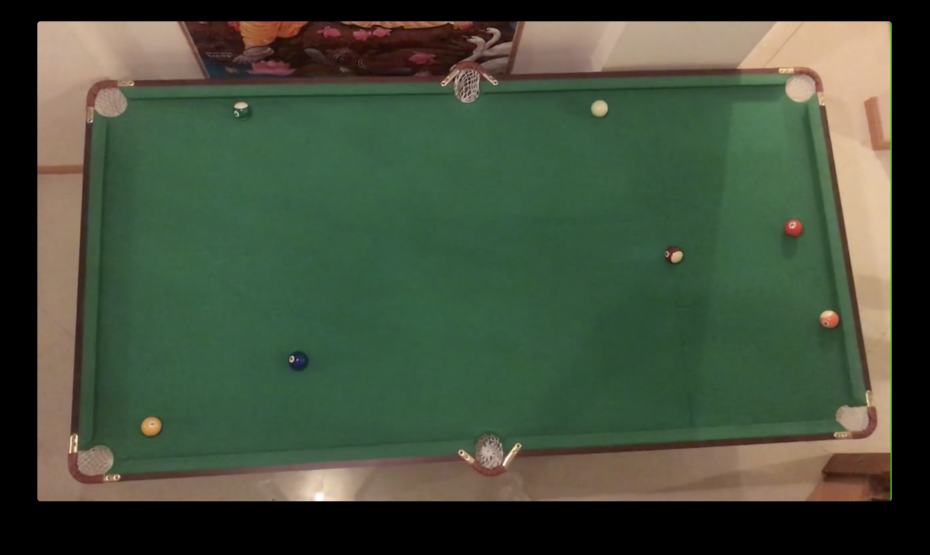
#> input picture 4BallSampleFrame2.png, 2788 x 1664 px (shown at 1/3 size)
$ python hsvTest.py ../4BallSampleFrame2.png
#> lines starting #> are read from the running program, lines starting #| are printed output that depends on the picture
### transform.py
import sys
import numpy as np
import cv2

HUE_MAX = 180    # open cv does this so it stays within a uint8
HUE_WINDOW = 10

GREY_SAT = 60

def isGrey(hsvPixel):
    return hsvPixel[1] < GREY_SAT

# ------------------------   GET THE FELT COLOR  --------------------------
# assume that the most common hue in a give window is the felt hue
# [23 lines left out: function findFeltHueAutomatic, not called in this run]


# ----------------------  Felt hue array  -----------------------------
# simply makes a lookup truth table for hue values
def isFeltHueArray(hue):

    # set those
    isFeltHue = [False] * HUE_MAX
    for w in range(HUE_WINDOW):
        isFeltHue[(hue + w - int(HUE_WINDOW/2) + HUE_MAX) % HUE_MAX] = True

    return isFeltHue


# ----------------------  Find the circles/balls  -----------------------------
# assumes the size of the balls don't change too much
# also assumes that the best matches are balls...
# [365 lines left out: functions getCircles, midPoint, getPockets, findBallRadiusAutomatic, getTableMask, getLargestBlob and 4 more, not called in this run]


# --------------- Increase the contrast of saturation values -------------------
# makes less saturated pixels appear even greyer, and more saturated pixels more saturated
# Warning: a bit expensive
# def contrastSaturations(hsv, mask, given):
#
#     if given != 'hsv':
#         throw("Error: getBalls only accepts hsv atm ")
#
#     FORCE = 20.0 # smaller pushes the sat harder
#     for i in range(len(hsv)):
#         for j in range(len(hsv[i])):
#
#             if mask[i][j]:
#                 rescaled = (hsv[i][j][1] - 2.0*GREY_SAT)/FORCE
#                 hsv[i][j][1] = 255.0 * 1.0 / (1.0 + np.exp(-rescaled))
#
#     return hsv

### testing/hsvTest.py
import sys, cv2, transform
import numpy as np

# take in the image then put all pixels in 1 array
initial = cv2.imread(sys.argv[1])
#> initial is the input picture: shape (1664, 2788, 3); mean B, G, R 59.8, 79.2, 67.4
img = cv2.resize(initial, (600, 400))
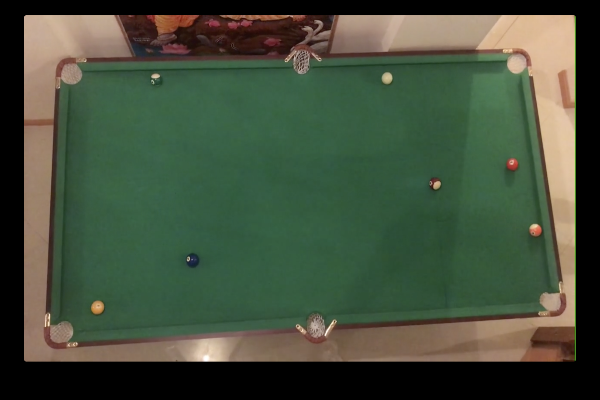
#> img: shape (400, 600, 3); mean B, G, R 59.9, 79.3, 67.6
hsv = cv2.cvtColor(img, cv2.COLOR_BGR2HSV)
#> hsv: shape (400, 600, 3); mean H, S, V 40, 76.9, 86.5
#> (the run stopped early here; a loop or call above may not have finished)
